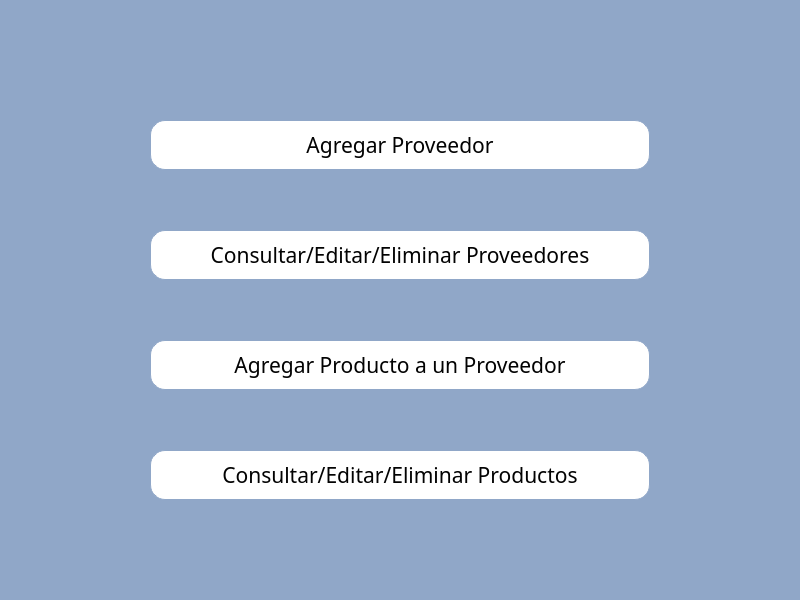
<?xml version="1.0" encoding="UTF-8"?>
<ui version="4.0">
 <class>ProveedorMainWindow</class>
 <widget class="QWidget" name="ProveedorMainWindow">
  <property name="geometry">
   <rect>
    <x>0</x>
    <y>0</y>
    <width>800</width>
    <height>600</height>
   </rect>
  </property>
  <property name="windowTitle">
   <string>Módulo de Proveedores</string>
  </property>
  <widget class="QFrame" name="frame">
   <property name="geometry">
    <rect>
     <x>0</x>
     <y>0</y>
     <width>800</width>
     <height>600</height>
    </rect>
   </property>
   <property name="font">
    <font>
     <family>Arial Rounded MT Bold</family>
     <pointsize>16</pointsize>
    </font>
   </property>
   <property name="styleSheet">
    <string notr="true">color: rgb(2, 2, 2);
background-color: qlineargradient(spread:pad, x1:0, y1:0, x2:0, y2:1, stop:0 rgba(255, 0, 0, 255), stop:0.339795 rgba(255, 0, 0, 255), stop:0.339799 rgba(255, 255, 255, 255), stop:0.662444 rgba(255, 255, 255, 255), stop:0.662469 rgba(0, 0, 255, 255), stop:1 rgba(0, 0, 255, 255));
background-color: rgb(144, 167, 200);</string>
   </property>
   <widget class="QPushButton" name="btnAgregarProveedor">
    <property name="geometry">
     <rect>
      <x>150</x>
      <y>120</y>
      <width>500</width>
      <height>50</height>
     </rect>
    </property>
    <property name="font">
     <font>
      <family>Arial Rounded MT Bold</family>
      <pointsize>16</pointsize>
     </font>
    </property>
    <property name="styleSheet">
     <string notr="true">QPushButton{
    font-family: &quot;Arial Rounded MT Bold&quot;;
    font-size: 16pt;
    background-color: rgb(255, 255, 255);
    border-radius: 15px;
    border: 1px solid rgb(144, 167, 200);
}

QPushButton:hover{
    background-color: rgb(227, 227, 227);
    border: 1px solid rgb(120, 140, 180);
}</string>
    </property>
    <property name="text">
     <string>Agregar Proveedor</string>
    </property>
   </widget>
   <widget class="QPushButton" name="btnGestionarProveedores">
    <property name="geometry">
     <rect>
      <x>150</x>
      <y>230</y>
      <width>500</width>
      <height>50</height>
     </rect>
    </property>
    <property name="font">
     <font>
      <family>Arial Rounded MT Bold</family>
      <pointsize>16</pointsize>
     </font>
    </property>
    <property name="styleSheet">
     <string notr="true">QPushButton{
    font-family: &quot;Arial Rounded MT Bold&quot;;
    font-size: 16pt;
    background-color: rgb(255, 255, 255);
    border-radius: 15px;
    border: 1px solid rgb(144, 167, 200);
}

QPushButton:hover{
    background-color: rgb(227, 227, 227);
    border: 1px solid rgb(120, 140, 180);
}</string>
    </property>
    <property name="text">
     <string>Consultar/Editar/Eliminar Proveedores</string>
    </property>
   </widget>
   <widget class="QPushButton" name="btnAgregarProducto">
    <property name="geometry">
     <rect>
      <x>150</x>
      <y>340</y>
      <width>500</width>
      <height>50</height>
     </rect>
    </property>
    <property name="font">
     <font>
      <family>Arial Rounded MT Bold</family>
      <pointsize>16</pointsize>
     </font>
    </property>
    <property name="styleSheet">
     <string notr="true">QPushButton{
    font-family: &quot;Arial Rounded MT Bold&quot;;
    font-size: 16pt;
    background-color: rgb(255, 255, 255);
    border-radius: 15px;
    border: 1px solid rgb(144, 167, 200);
}

QPushButton:hover{
    background-color: rgb(227, 227, 227);
    border: 1px solid rgb(120, 140, 180);
}</string>
    </property>
    <property name="text">
     <string>Agregar Producto a un Proveedor</string>
    </property>
   </widget>
   <widget class="QPushButton" name="btnGestionarProductos">
    <property name="geometry">
     <rect>
      <x>150</x>
      <y>450</y>
      <width>500</width>
      <height>50</height>
     </rect>
    </property>
    <property name="font">
     <font>
      <family>Arial Rounded MT Bold</family>
      <pointsize>16</pointsize>
     </font>
    </property>
    <property name="styleSheet">
     <string notr="true">QPushButton{
    font-family: &quot;Arial Rounded MT Bold&quot;;
    font-size: 16pt;
    background-color: rgb(255, 255, 255);
    border-radius: 15px;
    border: 1px solid rgb(144, 167, 200);
}

QPushButton:hover{
    background-color: rgb(227, 227, 227);
    border: 1px solid rgb(120, 140, 180);
}</string>
    </property>
    <property name="text">
     <string>Consultar/Editar/Eliminar Productos</string>
    </property>
   </widget>
   <widget class="QLabel" name="regresar">
    <property name="geometry">
     <rect>
      <x>20</x>
      <y>20</y>
      <width>90</width>
      <height>90</height>
     </rect>
    </property>
    <property name="font">
     <font>
      <family>Arial Rounded MT Bold</family>
      <pointsize>16</pointsize>
     </font>
    </property>
    <property name="styleSheet">
     <string>
        QLabel {
            font-family: &quot;Arial Rounded MT Bold&quot;;
            font-size: 16pt;
            border-radius: 10px;
        }
        QLabel:hover {
            background-color: #ccc;
        }
        QLabel:pressed {
            background-color: #aaa;
        }
     </string>
    </property>
    <property name="text">
     <string/>
    </property>
    <property name="pixmap">
     <pixmap>../flecha.png</pixmap>
    </property>
    <property name="scaledContents">
     <bool>true</bool>
    </property>
   </widget>
  </widget>
 </widget>
 <resources/>
 <connections/>
</ui>
